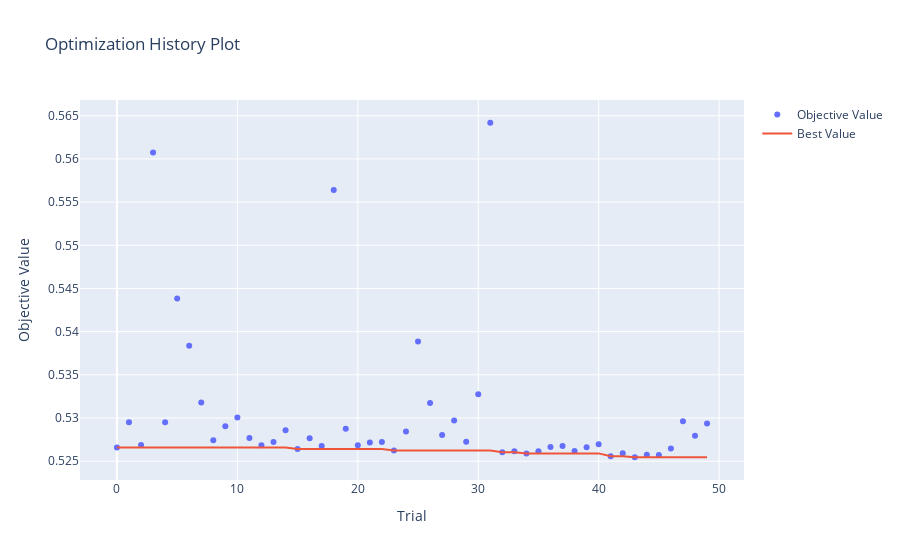

Notebook code for this chart:
### Code cell
# optimization history diagnostics 
plot_optimization_history(study_lgbm_q9)
